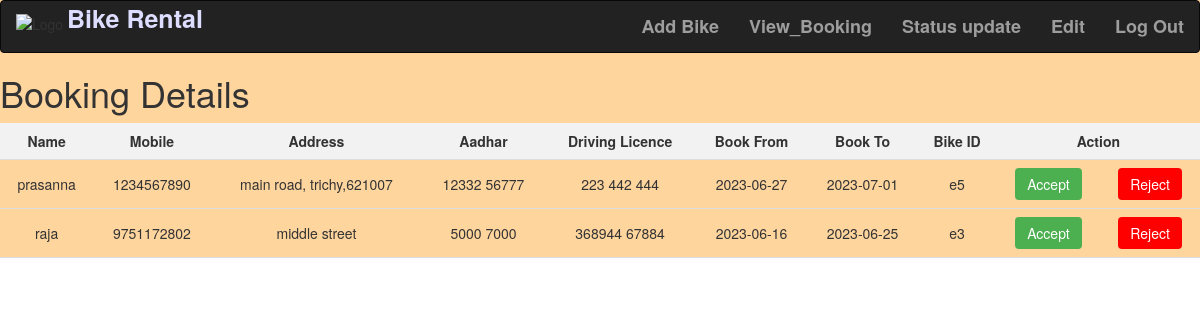
The app's page /admin_view_booking.php with its own data.
### tables this page shows
CREATE TABLE `bookings` (
  `id` int(11) NOT NULL,
  `name` varchar(255) NOT NULL,
  `mobile` varchar(10) NOT NULL,
  `address` text NOT NULL,
  `aadhar` varchar(255) NOT NULL,
  `driving_licence` varchar(255) NOT NULL,
  `book_from` date NOT NULL,
  `book_to` date NOT NULL,
  `bike_id` varchar(20) NOT NULL,
  `status` varchar(10) NOT NULL,
  `email` varchar(30) NOT NULL
);

### admin_view_booking.php (the view, shortened to what this page needs)
<!DOCTYPE html>
<html>
<head>
  <div style="background-color:#ffd59e">
  <link rel="stylesheet" href="https://maxcdn.bootstrapcdn.com/bootstrap/3.4.1/css/bootstrap.min.css">
</head>
<body>
<?php
   include("admin_nav.php");
 ?>
    <h1>Booking Details</h1>
    <?php
    $servername = "localhost";
    $username = "root";
    $password = "";
    $dbname = "bikerent";
    $conn = new mysqli($servername, $username, $password, $dbname);
    $sql = "SELECT * FROM bookings WHERE status = 0";
    $result = $conn->query($sql);
    if ($result->num_rows > 0) {
        echo "<table border='0'>
                <tr>
                  <th>Name</th>
                  <th>Mobile</th>
                  <th>Address</th>
                  <th>Aadhar</th>
                  <th>Driving Licence</th>
                  <th>Book From</th>
                  <th>Book To</th>
                  <th>Bike ID</th>
                  <th colspan='2'>Action</th>
                </tr>";
        while ($row = $result->fetch_assoc()) {
            echo "<tr>";
            echo "<td>" . $row["name"] . "</td>";
            echo "<td>" . $row["mobile"] . "</td>";
            echo "<td>" . $row["address"] . "</td>";
            echo "<td>" . $row["aadhar"] . "</td>";
            echo "<td>" . $row["driving_licence"] . "</td>";
            echo "<td>" . $row["book_from"] . "</td>";
            echo "<td>" . $row["book_to"] . "</td>";
            echo "<td>" . $row["bike_id"] . "</td>";
            echo "<td><form method='POST' action='book_accept.php?ret=".$row['id']."' onsubmit='return submitForm(this);'>
            <button onclick='acceptBooking(" . $row["id"] . ")'>Accept</button></div>
            </form>";
            echo "</td>";
            echo "<td><form method='POST' action='book_reject.php?ret=".$row['id']."' onsubmit='return submitForm(this);'>
            <button class=div1 onclick='rejectBooking(" . $row["id"] . ")' style='background-color: red;'>Reject</button></div>
            </form>";
            echo "</td>";
            echo "</tr>";
        }
        echo "</table>";
    } else {
        echo "No bookings found.";
    }
    ?>
</body>
</html>

### admin_view_booking.php (style rules this page uses)
table { width: 100%; border-collapse: collapse; }
th, td { padding: 8px; text-align: center; border-bottom: 1px solid #ddd; }
th { background-color: #f2f2f2; }
button { padding: 6px 12px; background-color: #4CAF50; color: white; border: none; cursor: pointer; border-radius: 4px; }

### records on screen
bookings: name "prasanna", mobile "1234567890", address "main road, trichy,621007", aadhar "12332 56777", driving_licence "223 442 444", book_from "2023-06-27", book_to "2023-07-01", bike "e5"
bookings: name "raja", mobile "9751172802", address "middle street", aadhar "5000 7000", driving_licence "368944 67884", book_from "2023-06-16", book_to "2023-06-25", bike "e3"
